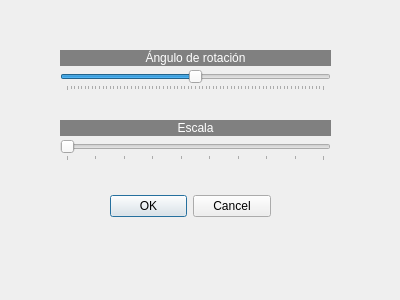
<?xml version="1.0" encoding="UTF-8"?>
<ui version="4.0">
 <class>drotaryescalar</class>
 <widget class="QDialog" name="drotaryescalar">
  <property name="geometry">
   <rect>
    <x>0</x>
    <y>0</y>
    <width>400</width>
    <height>300</height>
   </rect>
  </property>
  <property name="windowTitle">
   <string>Rotar y escalar imagen</string>
  </property>
  <widget class="QDialogButtonBox" name="buttonBox">
   <property name="geometry">
    <rect>
     <x>110</x>
     <y>190</y>
     <width>161</width>
     <height>32</height>
    </rect>
   </property>
   <property name="orientation">
    <enum>Qt::Horizontal</enum>
   </property>
   <property name="standardButtons">
    <set>QDialogButtonBox::Cancel|QDialogButtonBox::Ok</set>
   </property>
  </widget>
  <widget class="QSlider" name="horizontalSlider">
   <property name="geometry">
    <rect>
     <x>60</x>
     <y>70</y>
     <width>271</width>
     <height>21</height>
    </rect>
   </property>
   <property name="minimum">
    <number>-360</number>
   </property>
   <property name="maximum">
    <number>360</number>
   </property>
   <property name="value">
    <number>0</number>
   </property>
   <property name="orientation">
    <enum>Qt::Horizontal</enum>
   </property>
   <property name="tickPosition">
    <enum>QSlider::TicksBelow</enum>
   </property>
   <property name="tickInterval">
    <number>10</number>
   </property>
  </widget>
  <widget class="QLabel" name="label">
   <property name="geometry">
    <rect>
     <x>60</x>
     <y>50</y>
     <width>271</width>
     <height>16</height>
    </rect>
   </property>
   <property name="styleSheet">
    <string notr="true">background-color: rgb(128, 128, 128);
color: rgb(255, 255, 255);</string>
   </property>
   <property name="text">
    <string>Ángulo de rotación</string>
   </property>
   <property name="alignment">
    <set>Qt::AlignCenter</set>
   </property>
  </widget>
  <widget class="QSlider" name="horizontalSlider_2">
   <property name="geometry">
    <rect>
     <x>60</x>
     <y>140</y>
     <width>271</width>
     <height>21</height>
    </rect>
   </property>
   <property name="minimum">
    <number>1</number>
   </property>
   <property name="maximum">
    <number>10</number>
   </property>
   <property name="value">
    <number>1</number>
   </property>
   <property name="orientation">
    <enum>Qt::Horizontal</enum>
   </property>
   <property name="tickPosition">
    <enum>QSlider::TicksBelow</enum>
   </property>
   <property name="tickInterval">
    <number>1</number>
   </property>
  </widget>
  <widget class="QLabel" name="label_2">
   <property name="geometry">
    <rect>
     <x>60</x>
     <y>120</y>
     <width>271</width>
     <height>16</height>
    </rect>
   </property>
   <property name="styleSheet">
    <string notr="true">background-color: rgb(128, 128, 128);
color: rgb(255, 255, 255);</string>
   </property>
   <property name="text">
    <string>Escala</string>
   </property>
   <property name="alignment">
    <set>Qt::AlignCenter</set>
   </property>
  </widget>
 </widget>
 <resources/>
 <connections>
  <connection>
   <sender>buttonBox</sender>
   <signal>accepted()</signal>
   <receiver>drotaryescalar</receiver>
   <slot>accept()</slot>
   <hints>
    <hint type="sourcelabel">
     <x>248</x>
     <y>254</y>
    </hint>
    <hint type="destinationlabel">
     <x>157</x>
     <y>274</y>
    </hint>
   </hints>
  </connection>
  <connection>
   <sender>buttonBox</sender>
   <signal>rejected()</signal>
   <receiver>drotaryescalar</receiver>
   <slot>reject()</slot>
   <hints>
    <hint type="sourcelabel">
     <x>316</x>
     <y>260</y>
    </hint>
    <hint type="destinationlabel">
     <x>286</x>
     <y>274</y>
    </hint>
   </hints>
  </connection>
 </connections>
</ui>
